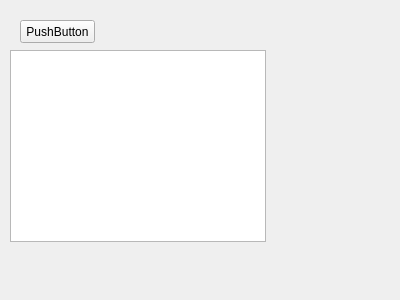
<?xml version="1.0" encoding="UTF-8"?>
<ui version="4.0">
 <class>Form</class>
 <widget class="QWidget" name="Form">
  <property name="geometry">
   <rect>
    <x>0</x>
    <y>0</y>
    <width>400</width>
    <height>300</height>
   </rect>
  </property>
  <property name="windowTitle">
   <string>Form</string>
  </property>
  <widget class="QPushButton" name="pushButton">
   <property name="geometry">
    <rect>
     <x>20</x>
     <y>20</y>
     <width>75</width>
     <height>23</height>
    </rect>
   </property>
   <property name="text">
    <string>PushButton</string>
   </property>
  </widget>
  <widget class="QTextBrowser" name="textBrowser">
   <property name="geometry">
    <rect>
     <x>10</x>
     <y>50</y>
     <width>256</width>
     <height>192</height>
    </rect>
   </property>
  </widget>
 </widget>
 <resources/>
 <connections/>
</ui>
